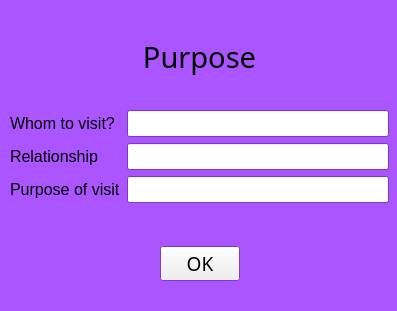
<?xml version="1.0" encoding="UTF-8"?>
<ui version="4.0">
 <class>Form</class>
 <widget class="QWidget" name="Form">
  <property name="geometry">
   <rect>
    <x>0</x>
    <y>0</y>
    <width>397</width>
    <height>311</height>
   </rect>
  </property>
  <property name="palette">
   <palette>
    <active>
     <colorrole role="Base">
      <brush brushstyle="SolidPattern">
       <color alpha="255">
        <red>255</red>
        <green>255</green>
        <blue>255</blue>
       </color>
      </brush>
     </colorrole>
     <colorrole role="Window">
      <brush brushstyle="SolidPattern">
       <color alpha="255">
        <red>170</red>
        <green>85</green>
        <blue>255</blue>
       </color>
      </brush>
     </colorrole>
    </active>
    <inactive>
     <colorrole role="Base">
      <brush brushstyle="SolidPattern">
       <color alpha="255">
        <red>255</red>
        <green>255</green>
        <blue>255</blue>
       </color>
      </brush>
     </colorrole>
     <colorrole role="Window">
      <brush brushstyle="SolidPattern">
       <color alpha="255">
        <red>170</red>
        <green>85</green>
        <blue>255</blue>
       </color>
      </brush>
     </colorrole>
    </inactive>
    <disabled>
     <colorrole role="Base">
      <brush brushstyle="SolidPattern">
       <color alpha="255">
        <red>170</red>
        <green>85</green>
        <blue>255</blue>
       </color>
      </brush>
     </colorrole>
     <colorrole role="Window">
      <brush brushstyle="SolidPattern">
       <color alpha="255">
        <red>170</red>
        <green>85</green>
        <blue>255</blue>
       </color>
      </brush>
     </colorrole>
    </disabled>
   </palette>
  </property>
  <property name="font">
   <font>
    <pointsize>12</pointsize>
   </font>
  </property>
  <property name="windowTitle">
   <string>Form</string>
  </property>
  <widget class="QWidget" name="">
   <property name="geometry">
    <rect>
     <x>10</x>
     <y>10</y>
     <width>379</width>
     <height>271</height>
    </rect>
   </property>
   <layout class="QFormLayout" name="formLayout">
    <property name="fieldGrowthPolicy">
     <enum>QFormLayout::AllNonFixedFieldsGrow</enum>
    </property>
    <item row="0" column="0" colspan="2">
     <spacer name="verticalSpacer_3">
      <property name="orientation">
       <enum>Qt::Vertical</enum>
      </property>
      <property name="sizeHint" stdset="0">
       <size>
        <width>377</width>
        <height>31</height>
       </size>
      </property>
     </spacer>
    </item>
    <item row="1" column="0" colspan="2">
     <widget class="QLabel" name="label_4">
      <property name="font">
       <font>
        <family>NEOTERIQUE</family>
        <pointsize>22</pointsize>
       </font>
      </property>
      <property name="text">
       <string>Purpose</string>
      </property>
      <property name="alignment">
       <set>Qt::AlignCenter</set>
      </property>
     </widget>
    </item>
    <item row="2" column="0" colspan="2">
     <spacer name="verticalSpacer_2">
      <property name="orientation">
       <enum>Qt::Vertical</enum>
      </property>
      <property name="sizeHint" stdset="0">
       <size>
        <width>377</width>
        <height>31</height>
       </size>
      </property>
     </spacer>
    </item>
    <item row="3" column="0">
     <widget class="QLabel" name="label">
      <property name="font">
       <font>
        <pointsize>12</pointsize>
       </font>
      </property>
      <property name="text">
       <string>Whom to visit?</string>
      </property>
     </widget>
    </item>
    <item row="3" column="1">
     <widget class="QLineEdit" name="lineEdit"/>
    </item>
    <item row="4" column="0">
     <widget class="QLabel" name="label_3">
      <property name="font">
       <font>
        <pointsize>12</pointsize>
       </font>
      </property>
      <property name="text">
       <string>Relationship</string>
      </property>
     </widget>
    </item>
    <item row="4" column="1">
     <widget class="QLineEdit" name="lineEdit_2"/>
    </item>
    <item row="5" column="0">
     <widget class="QLabel" name="label_2">
      <property name="text">
       <string>Purpose of visit</string>
      </property>
     </widget>
    </item>
    <item row="5" column="1">
     <widget class="QLineEdit" name="lineEdit_3"/>
    </item>
    <item row="6" column="1">
     <spacer name="verticalSpacer">
      <property name="orientation">
       <enum>Qt::Vertical</enum>
      </property>
      <property name="sizeHint" stdset="0">
       <size>
        <width>260</width>
        <height>31</height>
       </size>
      </property>
     </spacer>
    </item>
    <item row="7" column="0" colspan="2">
     <layout class="QHBoxLayout" name="horizontalLayout">
      <property name="topMargin">
       <number>10</number>
      </property>
      <item>
       <spacer name="horizontalSpacer">
        <property name="orientation">
         <enum>Qt::Horizontal</enum>
        </property>
        <property name="sizeHint" stdset="0">
         <size>
          <width>40</width>
          <height>20</height>
         </size>
        </property>
       </spacer>
      </item>
      <item>
       <widget class="QPushButton" name="pushButton">
        <property name="sizePolicy">
         <sizepolicy hsizetype="Fixed" vsizetype="Fixed">
          <horstretch>0</horstretch>
          <verstretch>0</verstretch>
         </sizepolicy>
        </property>
        <property name="font">
         <font>
          <family>ZOMBIFIED</family>
          <pointsize>14</pointsize>
         </font>
        </property>
        <property name="text">
         <string>OK</string>
        </property>
       </widget>
      </item>
      <item>
       <spacer name="horizontalSpacer_2">
        <property name="orientation">
         <enum>Qt::Horizontal</enum>
        </property>
        <property name="sizeHint" stdset="0">
         <size>
          <width>40</width>
          <height>20</height>
         </size>
        </property>
       </spacer>
      </item>
     </layout>
    </item>
   </layout>
  </widget>
 </widget>
 <resources/>
 <connections/>
</ui>
